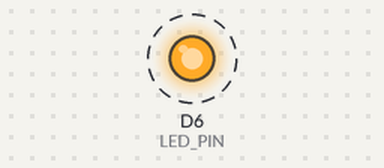
The program below on a simulated Arduino MKR. On the bench: output pins drawn as LEDs (lit = HIGH). Dashed ring = blinking. What the program prints to the serial monitor is not drawn.

Above: at 0.6 s.
Timing chart, 0 to 5.8 s (numbered marks = the images above):
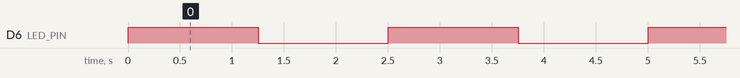

Measured:
- by itself, D6 (LED_PIN): alternates HIGH for 1.3 s and LOW for 1.3 s

The program:

main.cpp
```cpp
/*
  Titre      : Blink
  Auteur     : Yahya Madrani
  Date       : 17/11/2021
  Description: Programme blink pour le test des uC
  Version    : 0.0.1
*/

#include "Arduino.h"
#include "blink.h"

#define LED_PIN LED_BUILTIN // Definition comme preprocesseur pour faciliter le changement du pin
#define BLINK_TIME  1250     // Le temps entre ON et OFF

void setup() {

	Serial.begin(115200);       // Configuration frequence de sortie

	pinMode(LED_PIN, OUTPUT); // Configuration du PIN LED integré comme sortie

	#ifdef DEBUG
		while (!Serial) {}        // Attendre la connexion du moniteur serie
		Serial.print("\n");
		Serial.print(LED_PIN);
		Serial.print(" est configuré comme port de sortie\n");
	#endif

}

void loop() {

	// Appel de notre fonction blink dans notre fichier entete blink.h
	blink(LED_PIN, BLINK_TIME);

}
```

blink.h
```cpp
/**
 * @brief Simple fonction pour On/Off une LED
 *
 * @param pin broche de sortie brancher a une LED
 * @param temp le temps entre les on/off
 */
void blink(int pin, int temp){
	// Block on
	digitalWrite(pin, HIGH);
	delay(temp);
	#ifdef DEBUG
		Serial.print("LED sur le PIN ");
		Serial.print(pin);
		Serial.print(" est ON\n");
	#endif

	// Block off
	digitalWrite(pin, LOW);
	delay(temp);
	#ifdef DEBUG
		Serial.print("LED sur le PIN ");
		Serial.print(pin);
		Serial.print(" est OFF\n");
	#endif
}
```
